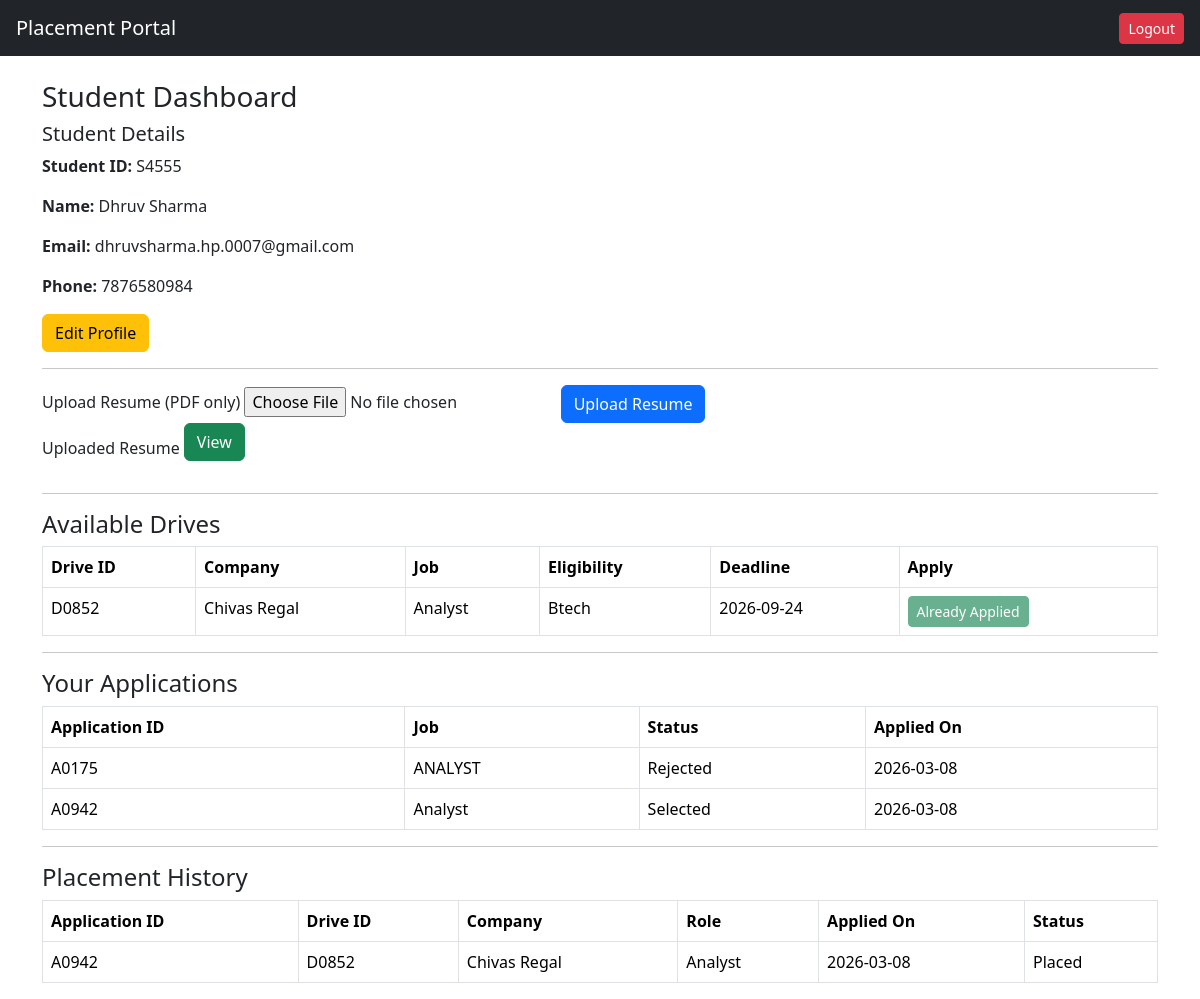
Page /student (signed in) on the committed database.
### tables this page shows
CREATE TABLE student(
        id INTEGER PRIMARY KEY AUTOINCREMENT,
        student_uid TEXT UNIQUE,
        name TEXT,
        email TEXT UNIQUE,
        password TEXT,
        phone TEXT,
        resume TEXT,
        is_active INTEGER DEFAULT 1
    );

CREATE TABLE application(
    id INTEGER PRIMARY KEY AUTOINCREMENT,
    application_uid TEXT,
    student_id INTEGER,
    drive_id INTEGER,
    status TEXT DEFAULT 'Applied',
    applied_on TEXT,
    UNIQUE(student_id, drive_id));

CREATE TABLE drive(
    id INTEGER PRIMARY KEY AUTOINCREMENT,
    drive_uid TEXT UNIQUE,
    company_id INTEGER,
    job_title TEXT,
    job_description TEXT,
    eligibility TEXT,
    deadline TEXT,
    status TEXT DEFAULT 'Pending',
    is_deleted INTEGER DEFAULT 0,
    FOREIGN KEY(company_id) REFERENCES company(id)
);

CREATE TABLE company(
    id INTEGER PRIMARY KEY AUTOINCREMENT,
    company_uid TEXT,
    company_name TEXT,
    hr_contact TEXT,
    email TEXT UNIQUE,
    password TEXT,
    website TEXT,
    description TEXT,
    approval_status TEXT DEFAULT 'Pending',
    is_active INTEGER DEFAULT 1
);

### app.py (the view)
@app.route("/student")
def student_dashboard():
    if session.get("role") != "student":
        return redirect("/")
    student_id = session["user_id"]
    conn = get_connection()
    student = conn.execute(
        "SELECT id, student_uid, name, email, phone, resume FROM student WHERE id=?",
        (student_id,)
    ).fetchone()
    drives = conn.execute("""
    SELECT
        drive.id,
        drive.drive_uid,
        drive.job_title,
        drive.eligibility,
        drive.deadline,
        drive.status,
        company.company_name,
        application.id AS applied
    FROM drive
    JOIN company ON company.id = drive.company_id
    LEFT JOIN application
        ON application.drive_id = drive.id
        AND application.student_id = ?
    WHERE drive.status='Approved'
    AND drive.is_deleted = 0
    """,(student_id,)).fetchall()
    applications = conn.execute("""
    SELECT
        application.application_uid,
        drive.job_title,
        application.status,
        application.applied_on
    FROM application
    JOIN drive ON drive.id = application.drive_id
    WHERE application.student_id=?
    ORDER BY application.id DESC
    """,(student_id,)).fetchall()
    history = conn.execute("""
    SELECT
        application.application_uid,
        drive.drive_uid,
        company.company_name,
        drive.job_title,
        application.applied_on
    FROM application
    JOIN drive ON drive.id = application.drive_id
    JOIN company ON company.id = drive.company_id
    WHERE application.student_id=?
    AND application.status='Selected'
    """,(student_id,)).fetchall()
    conn.close()
    return render_template(
        "student_dashboard.html",
        student=student,
        drives=drives,
        applications=applications,
        history=history
    )

### models.py (called while the page is built)
def get_connection():
    conn = sqlite3.connect(DATABASE)
    conn.row_factory = sqlite3.Row
    return conn

### templates/student_dashboard.html
{% extends "base.html" %}
{% block content %}
<h3>Student Dashboard</h3>
<h5>Student Details</h5>
<p><b>Student ID:</b> {{ student.student_uid }}</p>
<p><b>Name:</b> {{ student.name }}</p>
<p><b>Email:</b> {{ student.email }}</p>
<p><b>Phone:</b> {{ student.phone }}</p>
<a href="/student/edit_profile" class="btn btn-warning">
Edit  Profile
</a>
<hr>
<form action="/upload_resume" method="POST" enctype="multipart/form-data">
<label>Upload Resume (PDF only)</label>
<input type="file" name="resume" accept=".pdf" required>
<button class="btn btn-primary">
Upload Resume
</button>
</form>
{% if student.resume %}
<p>Uploaded Resume
<a  href="/uploads/{{ student.resume }}" target="_blank" class="btn btn-success mb-3">
View
</a>
</p>
{% else %}
<p style="color:red">You have not uploaded a resume yet!</p>
{% endif %}
<hr>
<h4>Available Drives</h4>
<table class="table table-bordered">
<tr>
<th>Drive ID</th>
<th>Company</th>
<th>Job</th>
<th>Eligibility</th>
<th>Deadline</th>
<th>Apply</th>
</tr>
{% for d in drives %}
<tr>
<td>{{ d.drive_uid }}</td>
<td>{{ d.company_name }}</td>
<td>{{ d.job_title }}</td>
<td>{{ d.eligibility }}</td>
<td>{{ d.deadline }}</td>
<td>
{% if d.status == "Closed" %}
<button class="btn btn-dark btn-sm" disabled>
Closed
</button>
{% elif d.applied %}
<button class="btn btn-success btn-sm" disabled>
Already Applied
</button>
{% else %}
<a href="/apply/{{ d.drive_uid }}" class="btn btn-primary btn-sm">
Apply
</a>
{% endif %}
</td>
</tr>
{% endfor %}
</table>
<hr>
<h4>Your Applications</h4>
<table class="table table-bordered">
<tr>
<th>Application ID</th>
<th>Job</th>
<th>Status</th>
<th>Applied On</th>
</tr>
{% for a in applications %}
<tr>
<td>{{ a.application_uid }}</td>
<td>{{ a.job_title }}</td>
<td>{{ a.status }}</td>
<td>{{ a.applied_on }}</td>
</tr>
{% endfor %}
</table>
<hr>
<h4>Placement History</h4>
<table class="table table-bordered">
<tr>
<th>Application ID</th>
<th>Drive ID</th>
<th>Company</th>
<th>Role</th>
<th>Applied On</th>
<th>Status</th>
</tr>
{% for h in history %}
<tr>
<td>{{ h.application_uid }}</td>
<td>{{ h.drive_uid }}</td>
<td>{{ h.company_name }}</td>
<td>{{ h.job_title }}</td>
<td>{{ h.applied_on }}</td>
<td>Placed</td>
</tr>
{% endfor %}
</table>
{% endblock %}

### rows in the picture
student: student_uid "S4555", name "Dhruv Sharma", email "dhruvsharma.hp.0007@gmail.com", phone "7876580984"
application: drive_uid "D0852", company_name "Chivas Regal", job_title "Analyst", eligibility "Btech", deadline "2026-09-24", shows "Already Applied", application_uid "A0942", status "Selected", applied_on "2026-03-08"
application: application_uid "A0175", job_title "ANALYST", status "Rejected", applied_on "2026-03-08"
